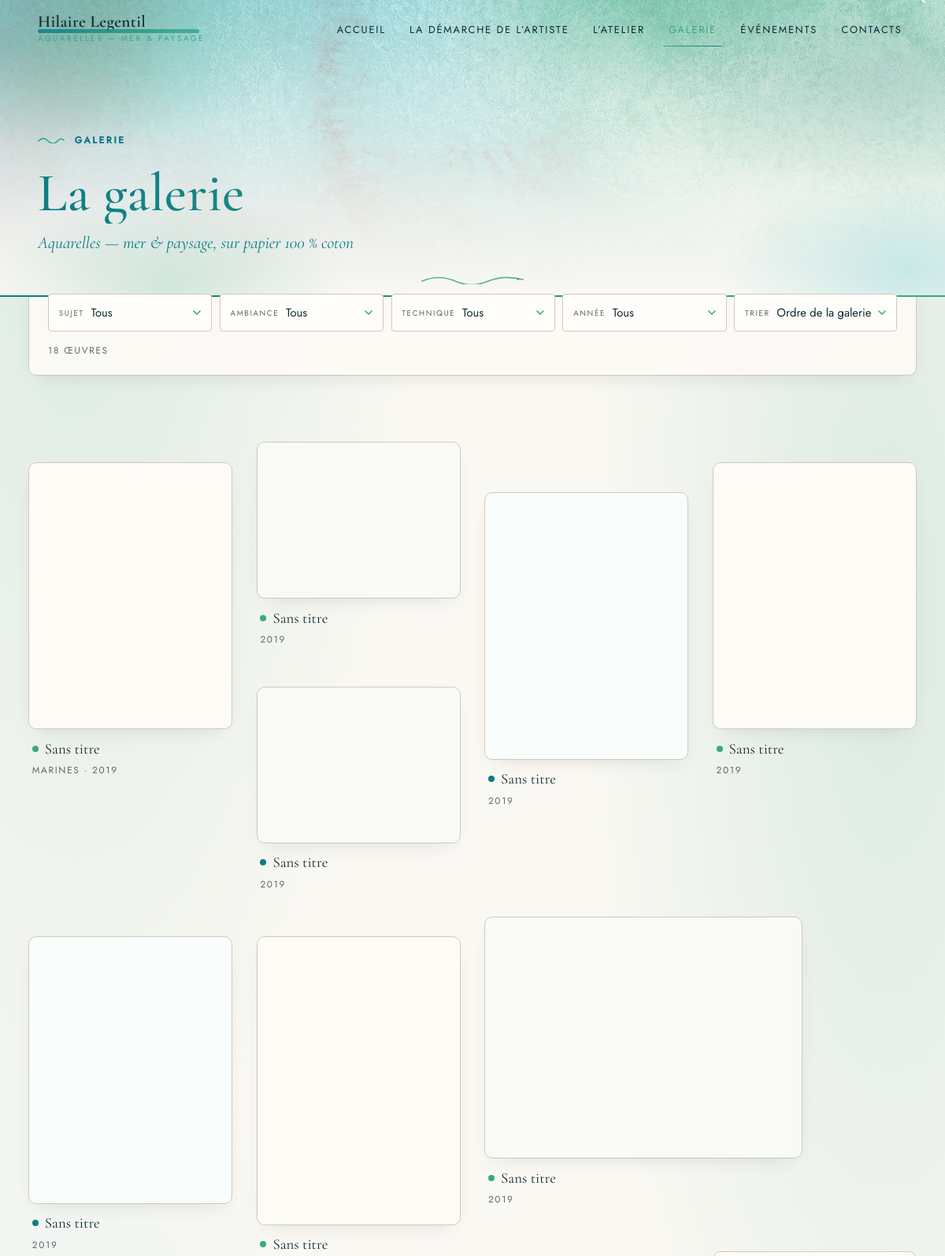
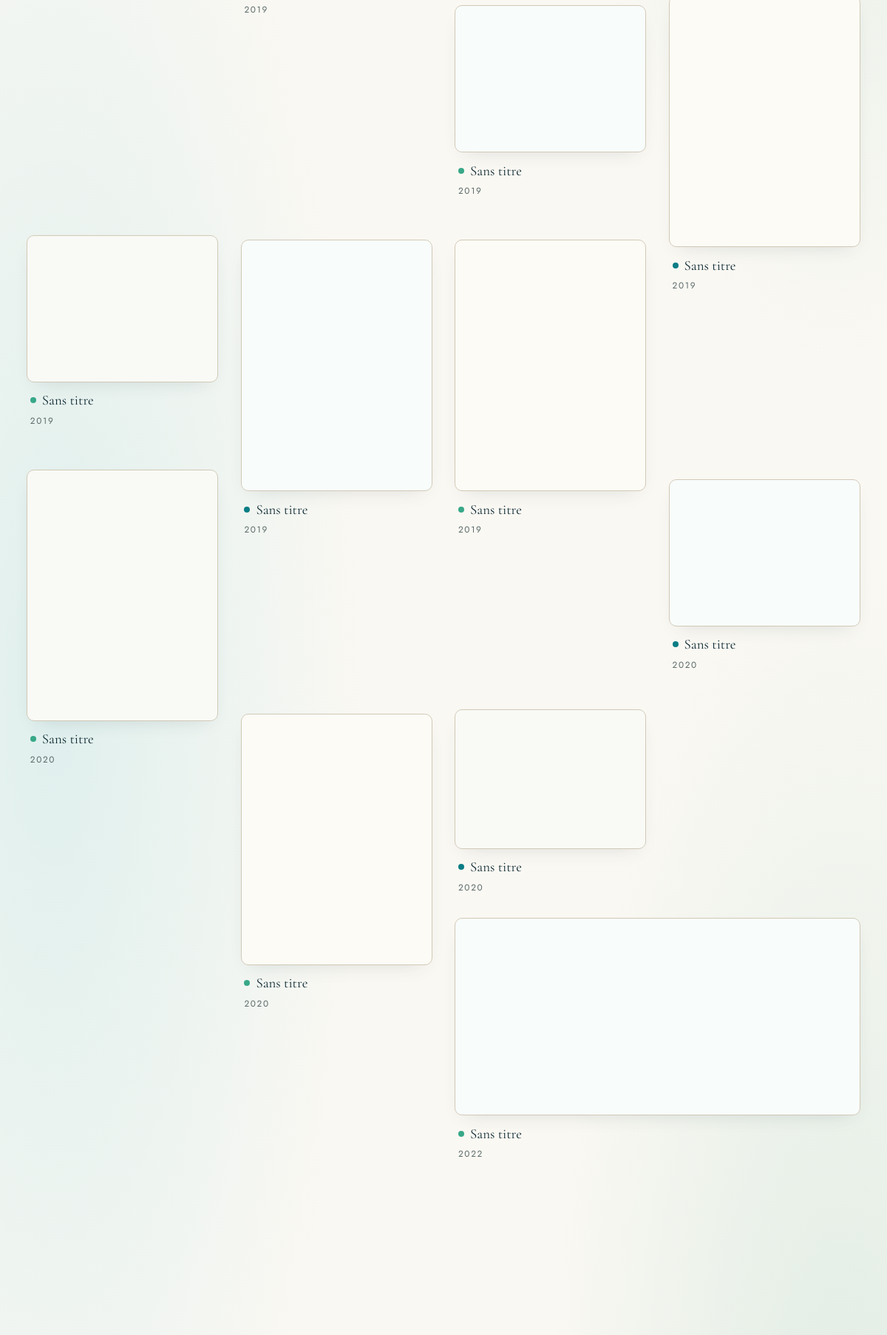
Page /galerie (upper part) on the committed database (2 pictures, top to bottom).
### tables this page shows
CREATE TABLE settings (
    key TEXT PRIMARY KEY,
    value TEXT NOT NULL DEFAULT ''
);

CREATE TABLE works (
    id INTEGER PRIMARY KEY AUTOINCREMENT,
    title TEXT NOT NULL DEFAULT 'Sans titre',
    slug TEXT UNIQUE NOT NULL,
    description TEXT DEFAULT '',
    category TEXT DEFAULT '',
    technique TEXT DEFAULT '',
    dimensions TEXT DEFAULT '',
    year TEXT DEFAULT '',
    folder TEXT NOT NULL,
    img_w INTEGER DEFAULT 0,
    img_h INTEGER DEFAULT 0,
    position INTEGER NOT NULL DEFAULT 0,
    published INTEGER NOT NULL DEFAULT 1,
    created_at TEXT NOT NULL
, tonality TEXT DEFAULT '', chroma REAL DEFAULT 0, sujet TEXT, ambiance TEXT);

### app.py (the view)
@app.route("/galerie")
def gallery():
    works = get_works()
    cats = []
    for w in works:
        if w["category"] and w["category"] not in cats:
            cats.append(w["category"])
    def _tallies(key):
        out = {}
        for w in works:
            v = (w[key] or "").strip()
            if v:
                out[v] = out.get(v, 0) + 1
        return list(out.items())
    sujets = _tallies("sujet")
    ambiances = _tallies("ambiance")
    techs = _tallies("technique")
    years = _tallies("year")
    years.sort(key=lambda p: p[0], reverse=True)
    conn = db.connect()
    vif = conn.execute("SELECT folder, img_w, img_h FROM atelier "
                       "WHERE kind='vif' ORDER BY position, id").fetchall()
    conn.close()
    return render_template("gallery.html", works=works, categories=cats,
                           sujets=sujets, ambiances=ambiances, techs=techs,
                           years=years, vif=vif)

### app.py (called while the page is built)
@app.context_processor
def inject_globals():
    s = db.get_settings()
    hl_works = get_works()
    return {
        "SITE": SITE,
        "S": s,
        "admin_user": auth.current_admin(),
        "csrf": auth.csrf_token(),
        "year": date.today().year,
        "map_center": [49.4894, -1.5048],   # Yvetot-Bocage (Normandie)
        "map_radius": 75000,                # 75 km
        "hl_slugs": ",".join(w["slug"] for w in hl_works),
        "hl_total": len(hl_works),
        "vapid_pub": VAPID_PUB,
    }

def get_works(only_published=True):
    conn = db.connect()
    q = "SELECT * FROM works"
    if only_published:
        q += " WHERE published = 1"
    q += " ORDER BY position, id"
    rows = conn.execute(q).fetchall()
    conn.close()
    return rows

@app.after_request
def security_headers(resp):
    resp.headers.setdefault("X-Content-Type-Options", "nosniff")
    resp.headers.setdefault("Referrer-Policy", "strict-origin-when-cross-origin")
    resp.headers.setdefault("Permissions-Policy", "geolocation=(), microphone=(), camera=()")
    return resp

### auth.py (called while the page is built)
def current_admin():
    return session.get("admin_user") if session.get("admin_auth") else None

def csrf_token():
    if "csrf" not in session:
        session["csrf"] = secrets.token_hex(16)
    return session["csrf"]

### db.py (called while the page is built)
def connect():
    os.makedirs(DATA_DIR, exist_ok=True)
    conn = sqlite3.connect(DB_PATH)
    conn.row_factory = sqlite3.Row
    conn.execute("PRAGMA foreign_keys=ON")
    return conn

def get_settings():
    conn = connect()
    rows = conn.execute("SELECT key, value FROM settings").fetchall()
    conn.close()
    return {r["key"]: r["value"] for r in rows}

### templates/gallery.html (shortened to what this page needs)
{% extends "base.html" %}
{% from "_macros.html" import work_card %}
{% macro dd_arrow() -%}
<svg class="hl-dd-arr" width="10" height="6" viewBox="0 0 10 6" aria-hidden="true"><path d="M1 1l4 4 4-4" fill="none" stroke="currentColor" stroke-width="1.6" stroke-linecap="round" stroke-linejoin="round"/></svg>
{%- endmacro %}
{% macro dd_group(g, lab, all_label, pairs, dots=false, total=works|length) -%}
<div class="hl-dd" data-g="{{ g }}">
  <button type="button" class="hl-dd-btn" aria-expanded="false" aria-haspopup="listbox">
    <span class="hl-dd-lab">{{ lab }}</span>
    <span class="hl-dd-val">Tous</span>
    {{ dd_arrow() }}
  </button>
</div>
{%- endmacro %}
{% block content %}
<header class="page-head">
  <div class="container reveal">
    <p class="label">Galerie</p>
    <h1 class="page-title">La galerie</h1>
    <p class="page-sub">{{ S.get('gallery_sub', 'Aquarelles — mer & paysage, sur papier 100 % coton') }}</p>
  </div>
</header>
{% if works %}
<div class="container hl-filters reveal" id="hl-filters">
  <div class="hl-fbar" role="group" aria-label="Filtrer et trier les œuvres">
    {% if sujets %}{{ dd_group('sujet', 'Sujet', 'Tous les sujets', sujets) }}{% endif %}
    {% if ambiances %}{{ dd_group('ambiance', 'Ambiance', 'Toutes les ambiances', ambiances, dots=true) }}{% endif %}
    {% if techs %}{{ dd_group('technique', 'Technique', 'Toutes les techniques', techs) }}{% endif %}
    {% if years %}{{ dd_group('annee', 'Année', 'Toutes les années', years) }}{% endif %}
    <div class="hl-dd hl-dd-sort" data-g="sort">
      <button type="button" class="hl-dd-btn" aria-expanded="false" aria-haspopup="listbox">
        <span class="hl-dd-lab">Trier</span>
        <span class="hl-dd-val">Ordre de la galerie</span>
        {{ dd_arrow() }}
      </button>
    </div>
  </div>
  <div class="hl-fstatus">
    <p class="hl-fcount" id="gallery-count" aria-live="polite">{{ works|length }} œuvre{{ 's' if works|length > 1 }}</p>
  </div>
</div>
{% endif %}
<section class="section gallery-section">
  <div class="container">
    {% if works %}
    <div class="gallery-grid" id="gallery-grid">
      {% for w in works %}{{ work_card(w, loop.index0) }}{% endfor %}
    </div>
    {% else %}
    <p class="muted">La galerie sera bientôt en ligne. Merci de revenir très vite.</p>
    {% endif %}
  </div>
</section>
{% if vif %}
<section class="section">
  <div class="container">
  </div>
</section>
{% endif %}
{% endblock %}

### templates/_macros.html
{% macro picture(area, folder, alt, sizes='(max-width:760px) 100vw, 600px', cls='', loading='lazy') -%}
<img class="{{ cls }}" loading="{{ loading }}" decoding="async"
     src="/uploads/{{ area }}/{{ folder }}/medium.webp"
     alt="{{ alt }}">
{%- endmacro %}
{% macro span_class(w, i) -%}
{%- set r = (w.img_w / w.img_h) if w.img_h else 1 -%}
{%- if r >= 1.75 -%}s-wide{%- elif r <= 0.85 -%}s-tall{%- elif i % 5 == 2 -%}s-big{%- else -%}s-std{%- endif -%}
{%- endmacro %}
{% macro work_card(w, i=0) -%}
<a class="work {{ span_class(w, i) }}" href="{{ url_for('work', slug=w.slug) }}"
   data-tn="{{ w.tonality or '' }}" data-sujet="{{ w.sujet or '' }}"
   data-amb="{{ w.ambiance or '' }}" data-tech="{{ w.technique or '' }}"
   data-year="{{ w.year or '' }}"
   aria-label="{{ w.title }} — voir l'œuvre">
  <span class="work-frame">
    {{ picture('works', w.folder, 'Aquarelle — ' ~ (w.title or 'Sans titre') ~ (' — ' ~ w.category if w.category),
               sizes='(max-width:700px) 92vw, (max-width:1100px) 46vw, 32vw', cls='work-img') }}
  </span>
  <span class="work-caption">
    <span class="work-title">{{ w.title }}</span>
    <span class="work-meta">{{ w.category ~ ' · ' ~ w.year if w.category and w.year else (w.category or w.year or 'Aquarelle') }}</span>
  </span>
</a>
{%- endmacro %}

### rows in the picture
settings: get "Aquarelles — mer & paysage, sur papier 100 % coton"
works: shows a picture, title "Sans titre", category+year "MARINES · 2019"
works: shows a picture, title "Sans titre", category+year "2019"
works: shows a picture, title "Sans titre", category+year "2019"
works: shows a picture, title "Sans titre", category+year "2019"
works: shows a picture, title "Sans titre", category+year "2019"
works: shows a picture, title "Sans titre", category+year "2019"
works: shows a picture, title "Sans titre", category+year "2019"
works: shows a picture, title "Sans titre", category+year "2019"
works: shows a picture, title "Sans titre", category+year "2019"
works: shows a picture, title "Sans titre", category+year "2019"
works: shows a picture, title "Sans titre", category+year "2019"
works: shows a picture, title "Sans titre", category+year "2019"
works: shows a picture, title "Sans titre", category+year "2019"
works: shows a picture, title "Sans titre", category+year "2020"
works: shows a picture, title "Sans titre", category+year "2020"
works: shows a picture, title "Sans titre", category+year "2020"
works: shows a picture, title "Sans titre", category+year "2020"
works: shows a picture, title "Sans titre", category+year "2022"

### other values in the picture
{{ lab }} "SUJET AMBIANCE TECHNIQUE ANNÉE"
